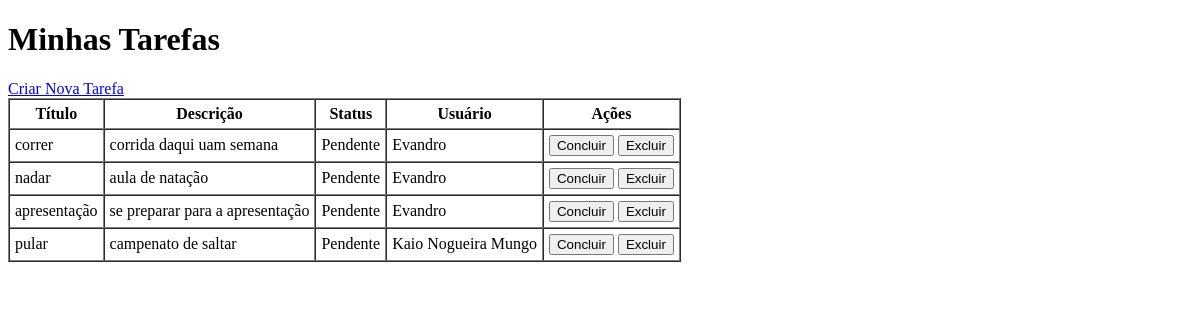
/tasks, run on an earlier commit of the app's database.
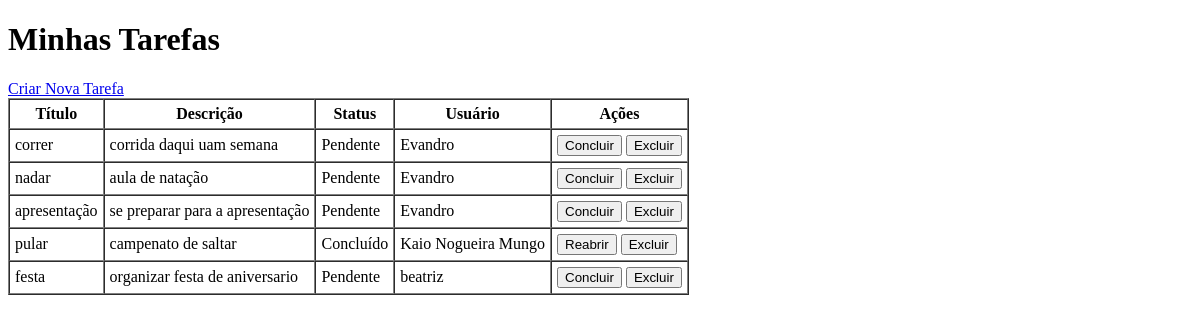
And on a later commit of the database.
### models/task.py (models this page shows)
class Task(db.Model):
    __tablename__ = 'tasks'
    id = db.Column(db.Integer, primary_key=True)
    title = db.Column(db.String, nullable=False)
    description = db.Column(db.String, nullable=True)
    status = db.Column(db.String, nullable=False, default='Pendente')
    user_id = db.Column(db.Integer, db.ForeignKey('users.id'), nullable=False)
    user = db.relationship('User', back_populates='tasks')

### models/user.py (models this page shows)
class User(db.Model): # Declaração de um novo modelo/tabela: User
    __tablename__ = 'users'
    id = db.Column(db.Integer, primary_key=True) # Define uma coluna ...
    name = db.Column(db.String(100), nullable=False)
    email = db.Column(db.String(100), unique=True, nullable=False)
    tasks = db.relationship('Task', back_populates='user')

### controllers/task_controller.py (the view)
    @staticmethod
    def list_tasks():
        tasks = Task.query.all()
        return render_template('tasks.html', tasks=tasks)

### view/templates/tasks.html (shortened to what this page needs)
<!DOCTYPE html>
<html>
<head>
</head>
<body>
    <h1>Minhas Tarefas</h1>
    <a href="{{ url_for('create_task') }}">Criar Nova Tarefa</a>
    <table border="1" cellpadding="5" cellspacing="0">
        <thead>
            <tr>
                <th>Título</th>
                <th>Descrição</th>
                <th>Status</th>
                <th>Usuário</th>
                <th>Ações</th>
            </tr>
        </thead>
        <tbody>
            {% for task in tasks %}
            <tr>
                <td>{{ task.title }}</td>
                <td>{{ task.description or '' }}</td>
                <td>{{ task.status }}</td>
                <td>{{ task.user.name }}</td>
                <td>
                    <form action="{{ url_for('update_task_status', task_id=task.id) }}" method="POST" style="display:inline;">
                        <button type="submit">
                            {% if task.status == 'Pendente' %}Concluir{% else %}Reabrir{% endif %}
                        </button>
                    </form>
                    <form action="{{ url_for('delete_task', task_id=task.id) }}" method="POST" style="display:inline;">
                        <button type="submit" onclick="return confirm('Tem certeza que deseja excluir?')">Excluir</button>
                    </form>
                </td>
            </tr>
            {% else %}
            <tr><td colspan="5">Nenhuma tarefa encontrada.</td></tr>
            {% endfor %}
        </tbody>
    </table>
</body>
</html>

What changed in the data, as far as the page shows it:
changed Task "pular": status "Pendente" → "Concluído"; status "Concluir" → "Reabrir"
added Task: title "festa", description "organizar festa de aniversario", status "Pendente", user.name "beatriz", shows "Concluir"
